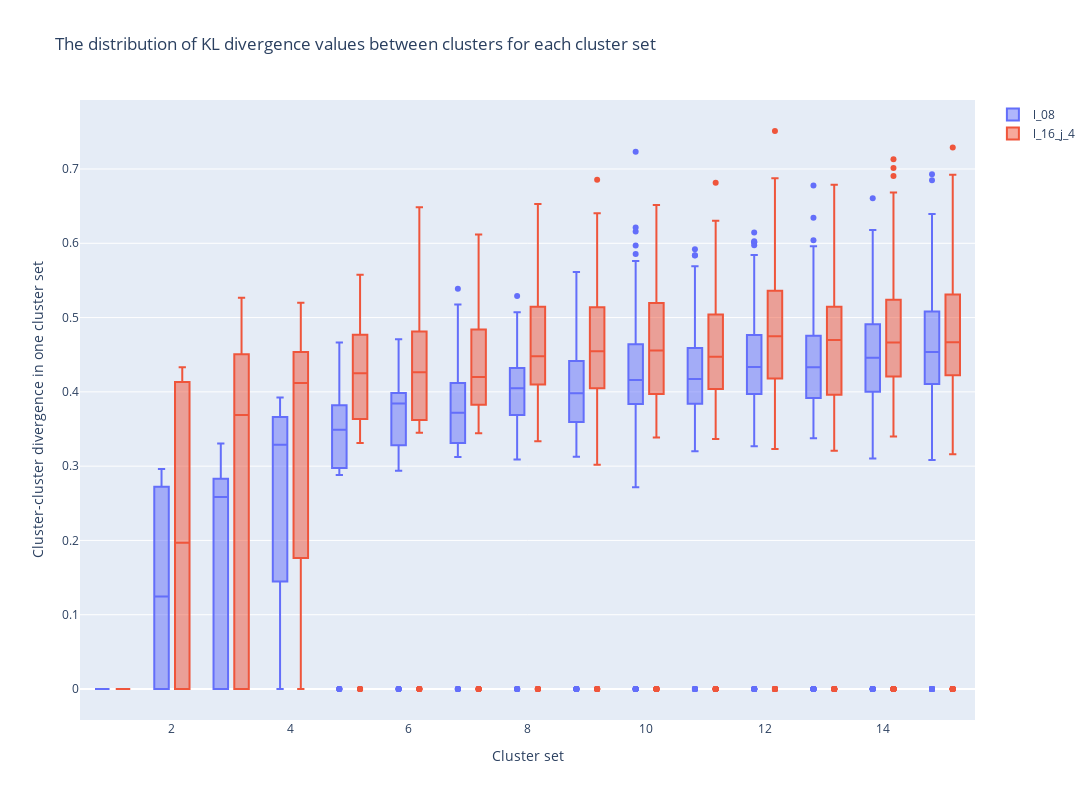

Here is the notebook cell this chart was saved with:
### Code cell
# plot KLDs from a pkl file
fig = go.Figure()
all_kld_tests = pickle.load(open("all_kld_tests_lambda_j.pkl", "rb"))
x = []
for i in range(len(all_kld_tests)):
    for j in range(1,16):
        x.extend([j]*(j*j))
for i in range(len(all_kld_tests)):
    klds = []
    cond = all_kld_tests[i]
    for k in cond["klds"]:
        klds.extend(k.tolist())
    fig.add_trace(
        go.Box(
            x = x,
            y = klds,
            name = cond["title"]
        )
    )
fig.update_layout(
    title="The distribution of KL divergence values between clusters for each cluster set",
    xaxis_title="Cluster set",
    yaxis_title="Cluster-cluster divergence in one cluster set",
    boxmode="group",
    autosize=False,
    width = 1600,
    height = 800
)
fig.show()
fig.write_image(f"../../reports/figures/gibbs_clusters/{title_for_plot}.svg")

### Figure 1 — Plotly figure (JSON) as saved in the notebook; plotly's stock layout.template omitted (floating-point values rounded to 4 significant figures; data arrays with more than 128 entries replaced by an {"elided": "..."} marker saying what was removed)
{"data": [{"name": "l_08", "type": "box", "x": {"elided": "2480 int values"}, "y": {"elided": "1240 float values"}}, {"name": "l_16_j_4", "type": "box", "x": {"elided": "2480 int values"}, "y": {"elided": "1240 float values"}}], "layout": {"autosize": false, "boxmode": "group", "height": 800, "title": {"text": "The distribution of KL divergence values between clusters for each cluster set"}, "width": 1600, "xaxis": {"title": {"text": "Cluster set"}}, "yaxis": {"title": {"text": "Cluster-cluster divergence in one cluster set"}}}}
